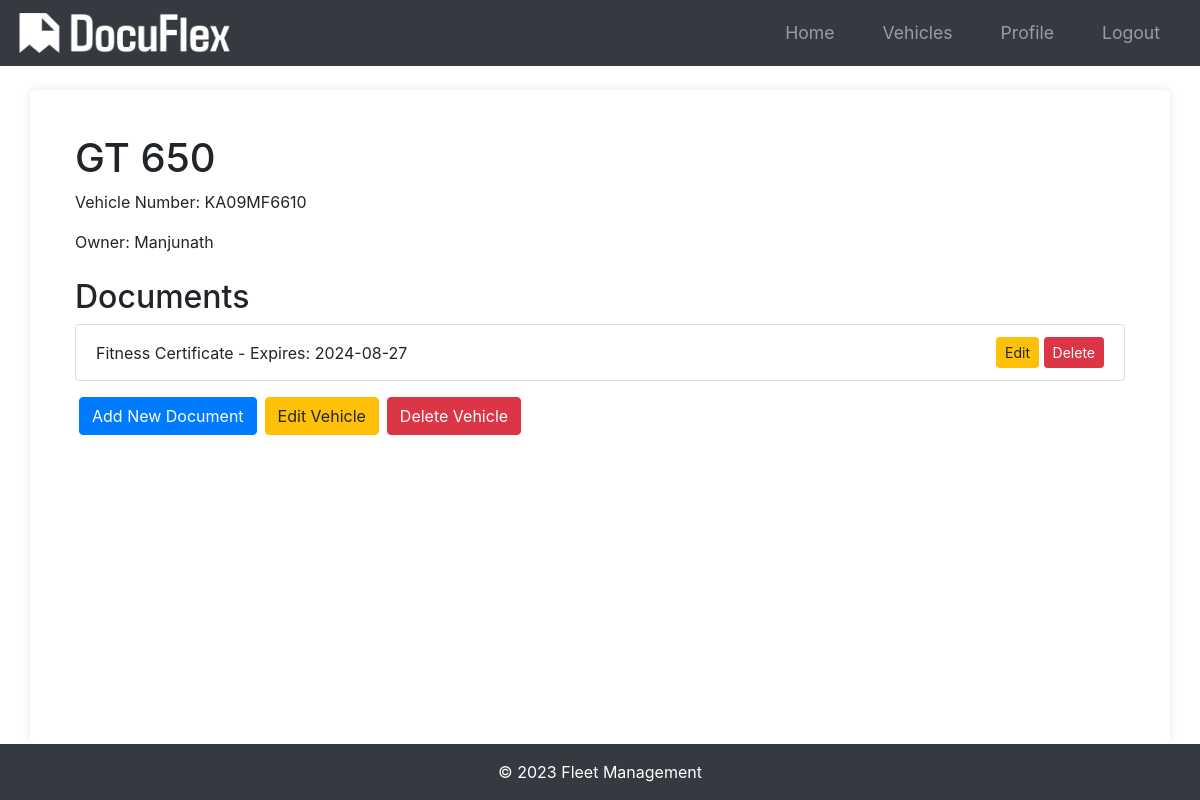
The app's page /vehicle/1 (signed in), older data.
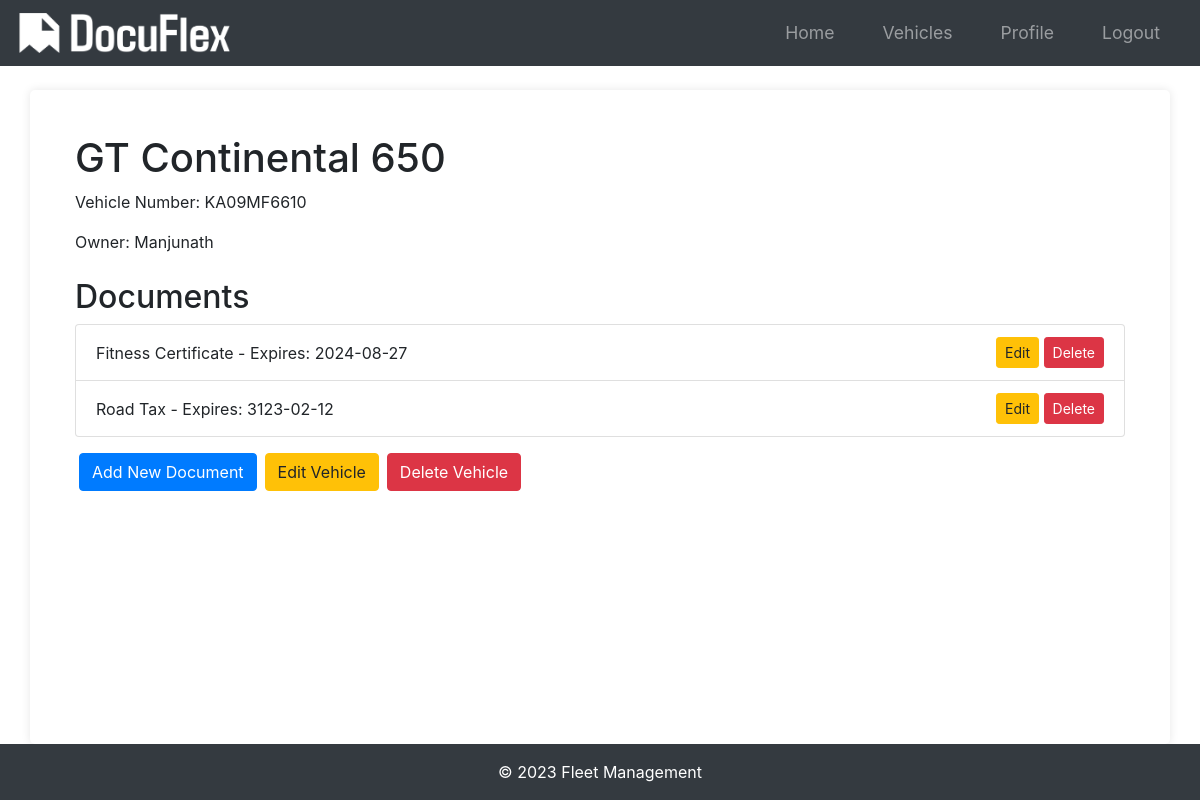
The same page, newer data.
### app/models.py (models this page shows, shortened)
class Vehicle(db.Model):
    id = db.Column(db.Integer, primary_key=True)
    name = db.Column(db.String(100), nullable=False)
    vehicle_number = db.Column(db.String(100), unique=True, nullable=False)
    user_id = db.Column(db.Integer, db.ForeignKey("user.id"), nullable=False)
    documents = db.relationship(
        "Document", backref="vehicle", lazy=True, cascade="all, delete-orphan"
    )

class Document(db.Model):
    id = db.Column(db.Integer, primary_key=True)
    document_type = db.Column(db.String(50), nullable=False)
    serial_number = db.Column(db.String(100), nullable=False)
    start_date = db.Column(db.DateTime, nullable=False)
    end_date = db.Column(db.DateTime, nullable=False)
    date_posted = db.Column(db.DateTime, nullable=False, default=datetime.utcnow)
    vehicle_id = db.Column(
        db.Integer,
        db.ForeignKey("vehicle.id", ondelete="CASCADE"),
        nullable=False,
        index=True,
    )
    additional_info = db.Column(db.Text, nullable=True)
    user_id = db.Column(db.Integer, db.ForeignKey('user.id'), nullable=False)
    status = db.Column(db.String(20), nullable=True)
    file_path = db.Column(db.String(300), nullable=True)

### app/routes.py (the view)
@main.route("/vehicle/<int:vehicle_id>")
@login_required
def view_vehicle(vehicle_id):
    vehicle = Vehicle.query.get_or_404(vehicle_id)
    if vehicle.owner != current_user:
        abort(403)
    documents = (
        Document.query.filter_by(vehicle_id=vehicle.id)
        .order_by(Document.id.desc())
        .all()
    )  # Sort documents by ID
    return render_template("vehicle.html", vehicle=vehicle, documents=documents)

### app/__init__.py (called while the page is built)
def create_app(config_class=Config):
    app = Flask(__name__)
    app.config.from_object(config_class)
    db.init_app(app)
    bcrypt.init_app(app)
    login_manager.init_app(app)
    mail.init_app(app)
    migrate.init_app(app, db)
    login_manager.login_view = "main.login"
    login_manager.login_message_category = "info"
    from app.models import User
    @login_manager.user_loader
    def load_user(user_id):
        return User.query.get(int(user_id))
    from app.routes import main as main_blueprint
    app.register_blueprint(main_blueprint)
    scheduler = BackgroundScheduler()
    scheduler.add_job(check_document_expirations, "interval", hours=24)
    scheduler.start()
    return app

### app/templates/vehicle.html (shortened to what this page needs)
{% extends "layout.html" %}
{% block main %}
<div class="container">
    <h1 class="mt-4">{{ vehicle.name }}</h1>
    <p>Vehicle Number: {{ vehicle.vehicle_number }}</p>
    <p>Owner: {{ vehicle.owner.username }}</p>
    <h2 class="mt-4">Documents</h2>
    <ul class="list-group">
        {% for document in vehicle.documents %}
        <li class="list-group-item d-flex justify-content-between align-items-center">
            {{ document.document_type }} - Expires: {{ document.end_date.strftime('%Y-%m-%d') }}
            <span>
                <a href="{{ url_for('main.edit_document', vehicle_id=vehicle.id, document_id=document.id) }}" class="btn btn-warning btn-sm">Edit</a>
                <form action="{{ url_for('main.send_delete_document_otp', vehicle_id=vehicle.id, document_id=document.id) }}" method="POST" class="d-inline">
                    <button type="submit" class="btn btn-danger btn-sm">Delete</button>
                </form>
            </span>
        </li>
        {% endfor %}
    </ul>
    <div class="d-flex mt-3">
        <a href="{{ url_for('main.add_document', vehicle_id=vehicle.id) }}" class="btn btn-primary mx-1">Add New Document</a>
        <a href="{{ url_for('main.edit_vehicle', vehicle_id=vehicle.id) }}" class="btn btn-warning mx-1">Edit Vehicle</a>
        <form action="{{ url_for('main.send_delete_otp', vehicle_id=vehicle.id) }}" method="POST" class="d-inline">
            <button type="submit" class="btn btn-danger mx-1">Delete Vehicle</button>
        </form>
    </div>
</div>
{% endblock %}

Row changes from the older to the newer data that the page shows:
changed Vehicle "KA09MF6610": name "GT 650" → "GT Continental 650"
added Document: document_type "Road Tax", end_date "3123-02-12"
